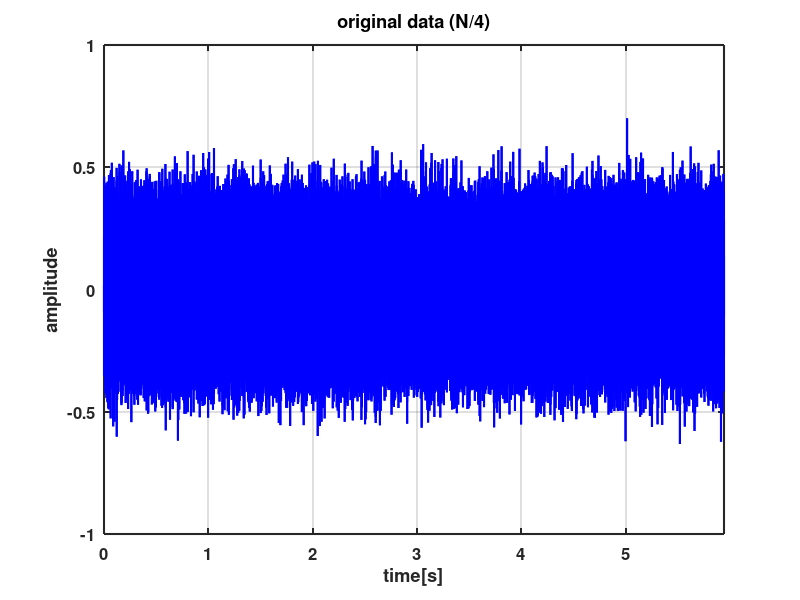
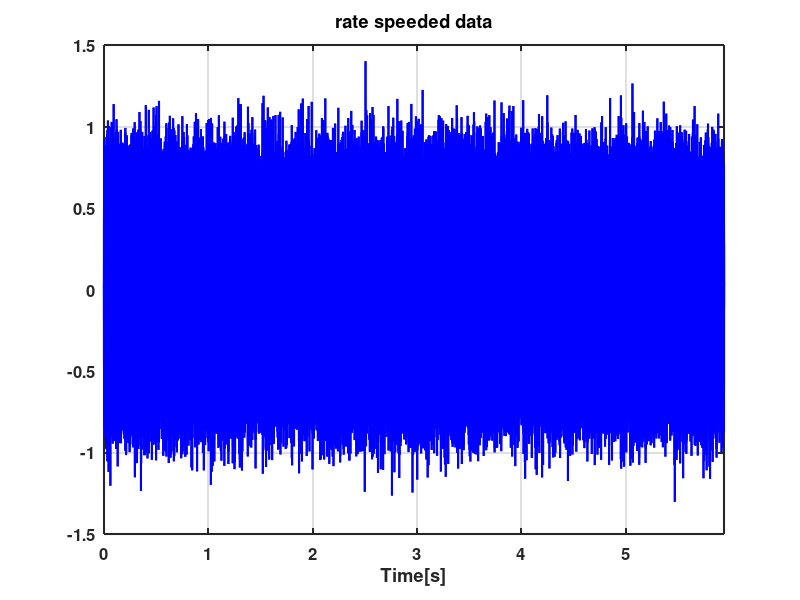

Reproduce these figures in MATLAB, in order. (Note: this script raises an error after producing the figures.)
% PSD sample rate variation test
% John Vanderkooy
% Feb. 2019
% the tricky thing here is to know what we actually want to calculate
% let us calculate the noise as preceived for the same signal length,
% thus this is like continuous noise heard by a listener, ie, the psd
%  
clear all; clc;close all;
disp('----------------start of program--------------------')
set(0,'DefaultLineLinewidth',1.5)
set(0,'DefaultAxesFontSize',12)
set(0,'DefaultAxesFontWeight','bold')
set(0,'DefaultAxesLineWidth',1.5)
%
try
pkg load signal %for Octave
catch
end
%---------------implementation constants-------------------
N=2^20;% let us use 1/4 of this as the original, thus alphamax=4
fs=44100;%original sampling rate
%---------------------------------------------
sig=rand(N,1)-0.5;
%----------------filter data to give psd some character-----------------
[b,a]=butter(6,[0.1 0.4]);
sigf=filter(b,a,sig);
%sigf=sig;%---------!!!!!!!!!!!!!
rms=sqrt(sum(sigf.^2)/N)
%---------------use and plot 1/4 of original data--------
Nt=N/4;
t=linspace(0,(Nt-1)/fs,Nt)';%column vector
%-----------------plot original sampled signal---------------
figure(10)
plot(t,sigf(1:Nt),'b') 
grid on;
axis([0 t(Nt) ylim])
xlabel('time[s]')
ylabel('amplitude')
title('original data (N/4)')
%-----------------rate shifted data-------------
P=4;Q=2;alpha=P/Q;% resampling freq ratio
sigshf=resample(sigf,P,Q);
fs2=alpha*fs;
Nsh=floor(alpha*Nt);% new samples with same duration as N/4 original
sigshf=alpha*sigf(1:Nsh);% assumes the data results from a differentiating device
%sigshf=sigf(1:Nsh);% assumes the data is normal, power preserved 
tsh=linspace(0,(Nsh-1)/fs2,Nsh)';
rms=sqrt(sum(sigshf.^2)/Nsh)% should be up by alpha ? but psd ?
%--------------------plot speeded up filtered signal------------
figure(20)
plot(tsh,sigshf,'b') 
grid on;
axis([0 tsh(Nsh) ylim])
xlabel('Time[s]')
title('rate speeded data')
%--------------power spectral density plots--------------------
nfft=1024;
%the matlab psd function may not be correct
[Pxx,f]=pwelch(sigf,hanning(nfft,'periodic'),nfft/2,nfft,fs,'psd');
psdrms=sqrt(sum(Pxx)*fs/nfft)
[Pxx2,fsh]=pwelch(sigshf,hanning(nfft,'periodic'),nfft/2,nfft,fs2,'psd');
psdrms=sqrt(sum(Pxx2)*fs2/nfft)
%---------------smoothing if necessary----------------
% Pxxc=pwroctsmooth(Pxx,0.2);
% Pxx2c=pwroctsmooth(Pxx2,0.2);
%-----------------plot psd for each test-----------------------------
figure(30)
semilogx(f,10*log10(Pxx),'b');
grid on;hold on;
semilogx(fsh,10*log10(Pxx2),'r');
axis([xlim -100 -40])
xlabel('freq[Hz]');
ylabel('Power Spectrum');
legend('normal psd' ,'rate speeded psd','Location','Best');
title('PSD')
disp('-------------------finished--------------------') 
